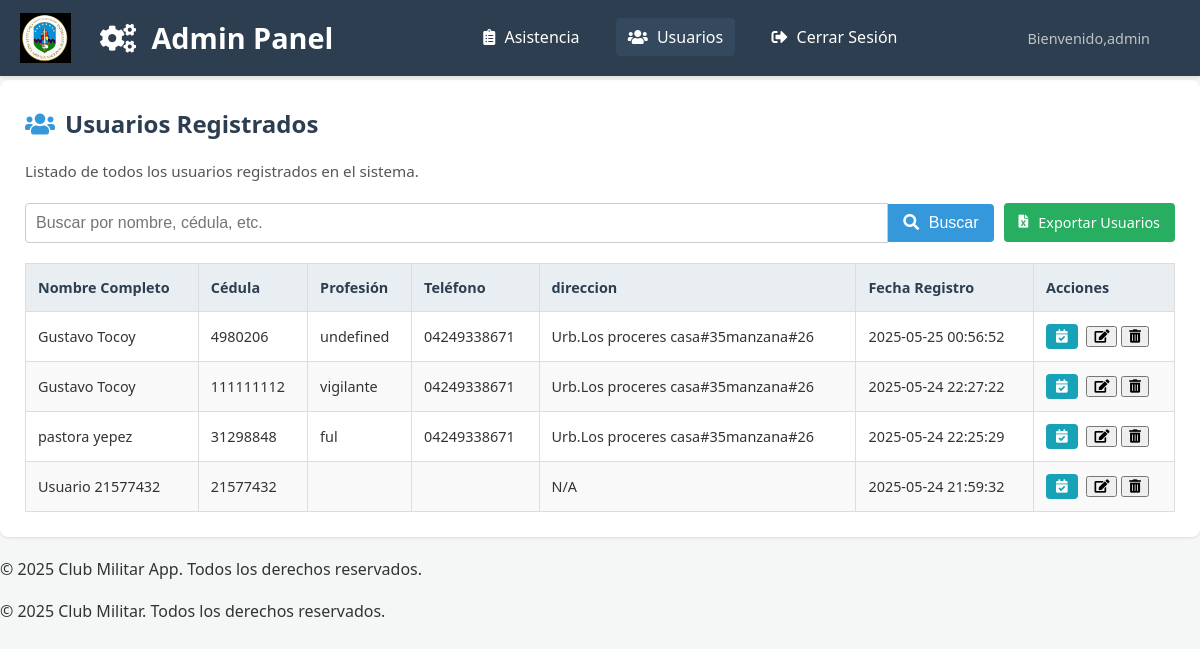
/admin/dashboard.php?view=users (signed in), run on the app's committed database.
### tables this page shows
CREATE TABLE `usuarios` (
  `id_usuario` int(11) NOT NULL,
  `cedula` varchar(20) NOT NULL,
  `nombre` varchar(100) NOT NULL,
  `apellido` varchar(100) NOT NULL,
  `Profesion` varchar(255) DEFAULT NULL,
  `telefono` varchar(50) DEFAULT NULL,
  `sexo` varchar(10) DEFAULT NULL,
  `direccion` text DEFAULT NULL,
  `fecha_nacimiento` date DEFAULT NULL,
  `fecha_registro` timestamp NOT NULL DEFAULT current_timestamp()
);

### admin/dashboard.php (the view, shortened to what this page needs)
<?php
require_once '../includes/db_connect.php';
$view = isset($_GET['view']) ? $_GET['view'] : 'attendance';
$result_registros = null;
$result_usuarios = null;
if ($view === 'attendance') {
    $whereClause = '';
    if(isset($_GET['filterDate']) && !empty($_GET['filterDate'])) {
        $fecha = DateTime::createFromFormat('Y-m-d', $_GET['filterDate']);
        if($fecha) {
            $filterDate = $conn->real_escape_string($fecha->format('Y-m-d'));
            $whereClause = " WHERE DATE(a.fecha_hora_entrada) = '{$filterDate}'";
        }
    }
    $query_registros = "SELECT a.id_asistencia, u.cedula, u.nombre, u.apellido,
        u.profesion, u.telefono, u.sexo, u.direccion, u.fecha_nacimiento,
        a.tipo_registro, a.fecha_hora_entrada, a.fecha_hora_salida, a.observaciones
        FROM asistencia a
        JOIN usuarios u ON a.id_usuario = u.id_usuario
        $whereClause
        ORDER BY a.fecha_hora_entrada DESC";
    $result_registros = $conn->query($query_registros);
} elseif ($view === 'users') {
    $searchClause = '';
    $query_usuarios = "SELECT id_usuario, cedula, nombre, apellido, profesion, telefono, sexo, direccion, fecha_nacimiento, fecha_registro
    FROM usuarios
    $searchClause
    ORDER BY fecha_registro DESC";
    $result_usuarios = $conn->query($query_usuarios);
}
?>
<!DOCTYPE html>
<html lang="es">
<head>
    <link rel="stylesheet" href="style1.css">
    <link rel="stylesheet" href="https://cdnjs.cloudflare.com/ajax/libs/font-awesome/5.15.4/css/all.min.css">
</head>
<body>
    <header class="main-header">
        <div class="logo">
            <i class="fas fa-cogs"></i> Admin Panel
        </div>
        <nav class="main-nav">
            <a href="dashboard.php?view=attendance" class="<?php echo ($view === 'attendance') ? 'active' : ''; ?>"><i class="fas fa-clipboard-list"></i> Asistencia</a>
            <a href="dashboard.php?view=users" class="<?php echo ($view === 'users') ? 'active' : ''; ?>"><i class="fas fa-users"></i> Usuarios</a>
            <a href="logout.php"><i class="fas fa-sign-out-alt"></i> Cerrar Sesión</a>
        </nav>
         <div class="user-area">
            <span class="welcome-message">Bienvenido,<?php echo htmlspecialchars($_SESSION['admin_usuario']); ?></span>
        </div>
    </header>
    <?php if ($view === 'attendance'): ?>
    <div class="toolbar">
        <div class="filter-group">
            <label for="filterDate"><i class="fas fa-calendar-alt"></i> Filtrar por Fecha:</label>
            <input type="date" id="filter-date"
                   value="<?= isset($_GET['filterDate']) ? htmlspecialchars($_GET['filterDate']) : date('Y-m-d') ?>"
                   class="...">
        </div>
        <button id="refresh-button" class="btn-refresh"><i class="fas fa-sync-alt"></i> Actualizar</button>
        <a href="export_attendance.php<?= isset($_GET['filterDate']) ? '?filterDate=' . htmlspecialchars($_GET['filterDate']) : '' ?>" class="btn-export"><i class="fas fa-file-excel"></i> Exportar Asistencia</a>
    </div>
    <div class="container">
            <section class="content-section">
                <h2><i class="fas fa-clipboard-list"></i> Registros de Asistencia</h2>
                <p class="section-description">Listado de todas las entradas y salidas registradas.</p>
                <?php if ($result_registros && $result_registros->num_rows > 0): ?>
                <table class="data-table">
                    <thead>
                        <tr>
                            <th>Nombre Completo</th>
                            <th>Cédula</th>
                            <th>Fecha y Hora</th>
                            <th>Tipo</th>
                            <th>Observaciones</th>
                            <th>Acciones</th>
                        </tr>
                    </thead>
                    <tbody>
                        <?php while ($row = $result_registros->fetch_assoc()): ?>
                                <tr>
                                    <td><?php echo htmlspecialchars($row['nombre'] . ' ' . $row['apellido']); ?></td>
                                    <td><?php echo htmlspecialchars($row['cedula']); ?></td>
                                    <td>
                                        <?php
                                        echo 'Entrada: ' . htmlspecialchars($row['fecha_hora_entrada']);
                                        if ($row['fecha_hora_salida']) {
                                            echo '<br>Salida: ' . htmlspecialchars($row['fecha_hora_salida']);
                                        }
                                        ?>
                                    </td>
                                    <td>
                                        <?php if ($row['tipo_registro'] === 'entrada'): ?>
                                            <span class="status-presente"><i class="fas fa-sign-in-alt entry-icon"></i> Entrada</span>
                                        <?php else: ?>
                                            <span class="status-afuera"><i class="fas fa-sign-out-alt exit-icon"></i> Salida</span>
                                        <?php endif; ?>
                                    </td>
                                    <td class="observations-cell">
                                        <span class="observations-text"><?php echo !empty($row['observaciones']) ? htmlspecialchars($row['observaciones']) : 'Ninguna'; ?></span>
                                        <button type="button" class="edit-obs-btn" data-id="<?php echo $row['id_asistencia']; ?>" data-observations="<?php echo htmlspecialchars($row['observaciones'] ?? ''); ?>">
                                            <i class="fas fa-edit"></i>
                                        </button>
                                    </td>
                                    <td>
                                        <button onclick="deleteAttendance(<?php echo $row['id_asistencia']; ?>)" class="delete-btn">
                                            <i class="fas fa-trash-alt"></i>
                                        </button>
                                    </td>
                                </tr>
                            <?php endwhile; ?>
                        </tbody>
                    </table>
                </section>
            <?php else: ?>
                <p>No hay registros de asistencia disponibles.</p>
            <?php endif; ?>
        <?php elseif ($view === 'users'): ?>
             <section class="content-section">
                <h2><i class="fas fa-users"></i> Usuarios Registrados</h2>
                <p class="section-description">Listado de todos los usuarios registrados en el sistema.</p>
                <div class="search-bar">
                    <input type="text" id="search-input" placeholder="Buscar por nombre, cédula, etc." value="<?= htmlspecialchars($_GET['search'] ?? '') ?>">
                    <button id="search-button"><i class="fas fa-search"></i> Buscar</button>
                    <a href="export_users.php<?= isset($_GET['search']) ? '?search=' . urlencode($_GET['search']) : '' ?>" class="btn-export"><i class="fas fa-file-excel"></i> Exportar Usuarios</a>
                </div>
                <table class="data-table">
                    <thead>
                        <tr>
                            <th>Nombre Completo</th>
                            <th>Cédula</th>
                            <th>Profesión</th>
                            <th>Teléfono</th>
                            <th>direccion</th>
                            <th>Fecha Registro</th>
                            <th>Acciones</th>
                        </tr>
                    </thead>
                    <tbody>
                        <?php if ($result_usuarios && $result_usuarios->num_rows > 0): ?>
                            <?php while ($row = $result_usuarios->fetch_assoc()): ?>
                                <tr>
                                    <td><?php echo htmlspecialchars($row['nombre'] . ' ' . $row['apellido']); ?></td>
                                    <td><?php echo htmlspecialchars($row['cedula']); ?></td>
                                    <td><?php echo htmlspecialchars($row['profesion']); ?></td>
                                    <td><?php echo htmlspecialchars($row['telefono']); ?></td>
                                    <td><?php echo htmlspecialchars($row['direccion'] ?? 'N/A'); ?></td>
                                    <td><?php echo htmlspecialchars($row['fecha_registro']); ?></td>
                                    <td>
    <button onclick="viewAttendance(<?php echo $row['id_usuario']; ?>)" class="view-btn" title="Ver Asistencia">
        <i class="fas fa-calendar-check"></i>
    </button>
    <button onclick="editUser(<?php echo $row['id_usuario']; ?>)" class="edit-btn" title="Editar Usuario">
        <i class="fas fa-edit"></i>
    </button>
    <button onclick="deleteUser(<?php echo $row['id_usuario']; ?>)" class="delete-btn" title="Eliminar Usuario">
        <i class="fas fa-trash-alt"></i>
    </button>
</td>
                                </tr>
                            <?php endwhile; ?>
                        <?php else: ?>
                            <tr>
                                <td colspan="7">No hay usuarios registrados disponibles.</td>
                            </tr>
                        <?php endif; ?>
                    </tbody>
                </table>
            </section>
        <?php endif; ?>
    <footer class="footer">
        <p>&copy; <?php echo date('Y'); ?> Club Militar App. Todos los derechos reservados.</p>
    </footer>
</body>
</html>
</body>
</html>
<footer>
        <p>&copy; 2025 Club Militar. Todos los derechos reservados.</p>
    </footer>
</body>
</html>

### admin/style1.css (style rules this page uses)
body { font-family: 'Segoe UI', Tahoma, Geneva, Verdana, sans-serif; margin: 0; background-color: #f4f7f6; color: #333; line-height: 1.6; padding-top: 80px; }
.main-header { background: #2c3e50 url('../logo.jpg') no-repeat 20px center / auto 50px; color: white; padding: 15px 30px 15px 100px; display: flex; justify-content: space-between; align-items: center; box-shadow: 0 2px 4px rgba(0,0,0,0.1); position: fixed; top: 0; left: 0; right: 0; z-index: 1000; }
.main-header .logo { font-size: 1.8em; font-weight: bold; }
.main-header .logo i { margin-right: 8px; }
.main-nav a { color: white; text-decoration: none; margin-left: 20px; font-size: 1em; padding: 8px 12px; border-radius: 4px; transition: background-color 0.3s ease; }
.main-nav a i { margin-right: 5px; }
.main-nav a:hover, .main-nav a.active { background-color: #34495e; }
.content-section { background-color: white; padding: 25px; border-radius: 8px; box-shadow: 0 1px 3px rgba(0,0,0,0.1); margin-bottom: 20px; }
.content-section h2 { color: #2c3e50; margin-top: 0; margin-bottom: 10px; font-size: 1.5em; display: flex; align-items: center; }
.content-section h2 i { margin-right: 10px; color: #3498db; }
.content-section .section-description { color: #555; margin-bottom: 20px; font-size: 0.95em; }
.data-table { width: 100%; border-collapse: collapse; margin-top: 15px; }
.data-table th, .data-table td { border: 1px solid #ddd; padding: 12px; text-align: left; font-size: 0.9em; }
.data-table th { background-color: #e9eef2; color: #2c3e50; font-weight: bold; }
.data-table tr:nth-child(even) { background-color: #f9f9f9; }
.search-bar { margin-bottom: 20px; display: flex; align-items: center; }
.search-bar input[type="text"] { padding: 10px; border: 1px solid #ccc; border-radius: 4px 0 0 4px; font-size: 1em; flex-grow: 1; }
.search-bar button { padding: 10px 15px; background-color: #3498db; color: white; border: none; border-radius: 0 4px 4px 0; cursor: pointer; font-size: 1em; }
.search-bar button i { margin-right: 5px; }
.welcome-message { text-align: right; font-size: 0.9em; color: #bdc3c7; }
.main-header .user-area { display: flex; align-items: center; }
.main-header .user-area .welcome-message { margin-right: 20px; }

### admin/dashboard.php (style rules this page uses)
.btn-export { background-color: #2ecc71; color: white; padding: 10px 15px; border: none; border-radius: 4px; cursor: pointer; font-size: 0.9em; transition: background-color 0.3s ease; text-decoration: none; display: inline-block; margin-left: 10px; }
.btn-export i { margin-right: 5px; }
.view-btn { background-color: #17a2b8; color: white; border: none; padding: 5px 10px; border-radius: 4px; cursor: pointer; margin-right: 5px; transition: background-color 0.3s; }
.btn-export { background-color: #27ae60; color: white; border: none; padding: 8px 15px; border-radius: 4px; cursor: pointer; font-size: 0.9em; transition: background-color 0.3s; display: inline-flex; align-items: center; gap: 5px; }
.btn-export i { font-size: 0.9em; }

### data on the page
usuarios: nombre+apellido "Gustavo Tocoy", cedula "4980206", Profesion "undefined", telefono "04249338671", direccion "Urb.Los proceres casa#35manzana#26", fecha_registro "2025-05-25 00:56:52"
usuarios: nombre+apellido "Gustavo Tocoy", cedula "111111112", Profesion "vigilante", telefono "04249338671", direccion "Urb.Los proceres casa#35manzana#26", fecha_registro "2025-05-24 22:27:22"
usuarios: nombre+apellido "pastora yepez", cedula "31298848", Profesion "ful", telefono "04249338671", direccion "Urb.Los proceres casa#35manzana#26", fecha_registro "2025-05-24 22:25:29"
usuarios: nombre+apellido "Usuario 21577432", cedula "21577432", direccion "N/A", fecha_registro "2025-05-24 21:59:32"

### other printed values
$_SESSION['admin_usuario'] "admin"
